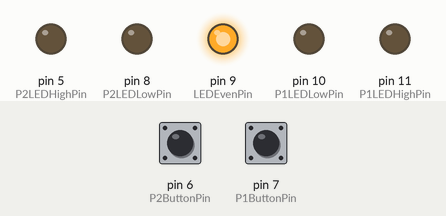
The sketch below on a simulated Arduino Uno, built with avr-gcc and run on an emulated ATmega328P. On the bench: output pins drawn as LEDs (lit = HIGH). Inputs (shaded band) come from the test bench; at power-on: pin 6 (P2ButtonPin) HIGH, pin 7 (P1ButtonPin) HIGH.

Above: at 1.2 s.
1.3 s: pin 6 (P2ButtonPin) pulled LOW for 1 s
At 2.8 s:
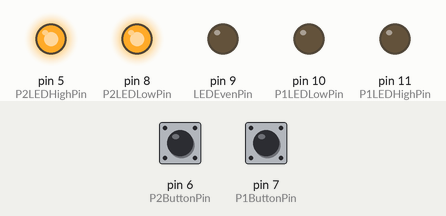
3.8 s: pin 7 (P1ButtonPin) pulled LOW for 3.2 s
At 5.5 s:
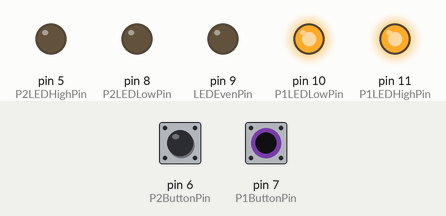
8.5 s: pin 6 (P2ButtonPin) pulled LOW for 3.2 s
At 10.33 s:
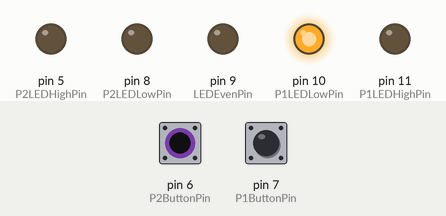
13.2 s: pin 7 (P1ButtonPin) pulled LOW for 1 s
At 13.83 s:
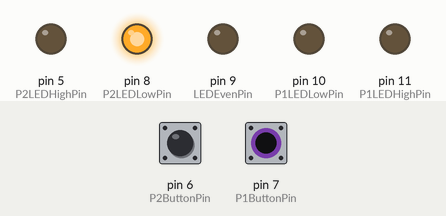
Timing chart, 0 to 16.2 s (numbered marks = the images above; inputs shaded):
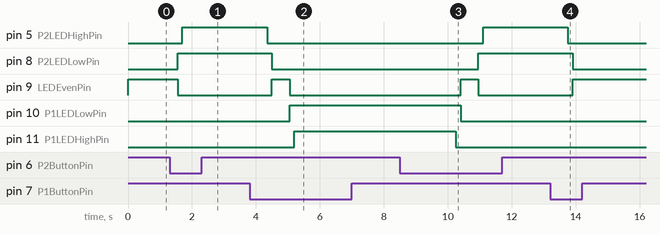

Measured:
- after the input at 1.3 s, pin 5 (P2LEDHighPin): LOW → HIGH after 0.40 s; pin 8 (P2LEDLowPin): LOW → HIGH after 0.25 s; pin 9 (LEDEvenPin): HIGH → LOW after 0.25 s
- after the input at 3.8 s, pin 5 (P2LEDHighPin): HIGH → LOW after 0.55 s; pin 8 (P2LEDLowPin): HIGH → LOW after 0.70 s; pin 9 (LEDEvenPin): LOW → HIGH after 0.70 s, → LOW 0.55 s later; pin 10 (P1LEDLowPin): LOW → HIGH after 1.3 s; pin 11 (P1LEDHighPin): LOW → HIGH after 1.4 s
- after the input at 8.5 s, pin 5 (P2LEDHighPin): LOW → HIGH after 2.6 s; pin 8 (P2LEDLowPin): LOW → HIGH after 2.5 s; pin 9 (LEDEvenPin): LOW → HIGH after 1.9 s, → LOW 0.55 s later; pin 10 (P1LEDLowPin): HIGH → LOW after 1.9 s; pin 11 (P1LEDHighPin): HIGH → LOW after 1.8 s
- after the input at 13.2 s, pin 5 (P2LEDHighPin): HIGH → LOW after 0.56 s; pin 8 (P2LEDLowPin): HIGH → LOW after 0.71 s; pin 9 (LEDEvenPin): LOW → HIGH after 0.71 s

The sketch:

Lab_TugOfWar.pde
```cpp
/* Tug of war game:

Two players, Player 1 and Player 2, are at a
board consisting of 2 push buttons and 3 LEDS

There are 3 LEDs
    RED1 GRN RED2
and 2 buttons
    B1 B2

The objective is to push your button faster than your opponent
so that when time runs out you have the rope on your side.

Whoever has pushed their button the most times will be
winning, and their red LED will turn on.  If the two buttons
are within Threshold of each other, then the players are
currently tied, and the green LED will be on.

*/
int P1LEDLowPin = 10;
int P1LEDHighPin = 11;
int P2LEDLowPin = 8;
int P2LEDHighPin = 5;
int LEDEvenPin = 9;

int P1ButtonPin = 7;
int P2ButtonPin = 6;

void configureLEDPinToBeDigitalOutput(int pin) {
  pinMode(pin, OUTPUT);
}

void setButtonPinToInput(int pin) {
  pinMode(pin, INPUT);
  digitalWrite(pin, HIGH);
}

void setup() {
  configureLEDPinToBeDigitalOutput(P1LEDLowPin);
  configureLEDPinToBeDigitalOutput(P1LEDHighPin);
  configureLEDPinToBeDigitalOutput(P2LEDLowPin);
  configureLEDPinToBeDigitalOutput(P2LEDHighPin);
  configureLEDPinToBeDigitalOutput(LEDEvenPin);

  setButtonPinToInput(P1ButtonPin);
  setButtonPinToInput(P2ButtonPin);
}

/* PushCount is incremented when player 1 pushes their
   button, and decremented when player 2 pushes their
   button.  So if it is > 0 player 1 has made more pushes
   and if it is < 0 player 2 has made more pushes.
*/

int PushCount = 0;

/* PushCount has to be Threshold far away from zero before a
   player is considered to be winning.
*/

int Threshold = 5;
int HighThreshold = 8;

void turnOnLED(int pin) {
    digitalWrite(pin, HIGH);
}

void turnOffLED(int pin) {
    digitalWrite(pin, LOW);
}

void loop() {
  if ( digitalRead(P1ButtonPin) == LOW ) {
    PushCount++;
  }
  if ( digitalRead(P2ButtonPin) == LOW ) {
    PushCount--;
  }

  if ( PushCount > Threshold ) {
    turnOnLED(P1LEDLowPin);
    turnOffLED(P2LEDLowPin);
    turnOffLED(LEDEvenPin);
    if ( PushCount > HighThreshold ) {
      turnOnLED(P1LEDHighPin);
    } else {
      turnOffLED(P1LEDHighPin);
    }
  } else if ( PushCount < (0-Threshold) ) {
    turnOffLED(P1LEDLowPin);
    turnOnLED(P2LEDLowPin);
    turnOffLED(LEDEvenPin);
    if ( PushCount < (0-HighThreshold) ) {
      turnOnLED(P2LEDHighPin);
    } else {
      turnOffLED(P2LEDHighPin);
    }
  } else {
    turnOffLED(P1LEDLowPin);
    turnOffLED(P2LEDLowPin);
    turnOnLED(LEDEvenPin);
    turnOffLED(P1LEDHighPin);
    turnOffLED(P2LEDHighPin);
  }

  // wait 50 mS for any button bounce to die out
  delay(50);
}
```
